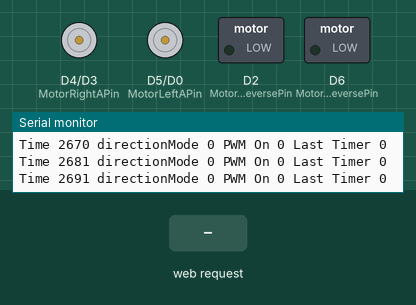
Recording of a sketch running on a simulated ESP8266 (NodeMCU). On the bench: motor-driver pin pairs drawn as motors (green arrow = first pin HIGH = forward, orange = second pin HIGH = backward, longer = more drive), switched loads named in the sketch (green lamp = pin HIGH), the last lines printed to the serial monitor. The inputs (shaded band) are chosen by the test bench. WiFi joins after 1.5 s; servers stay silent unless stated.

Above: at 2.7 s.
2.8 s: HTTP request GET /MOVE=REVERSE received
At 3.2 s:
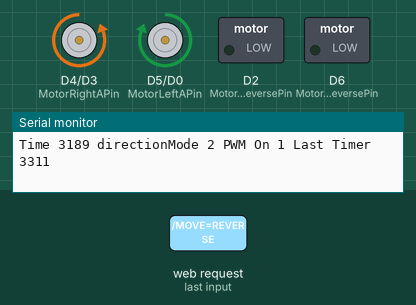
4.8 s: HTTP request GET /MOVE=LEFT received
At 5.2 s:
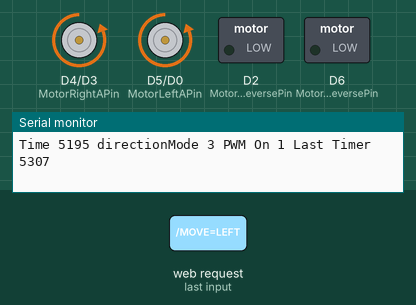
6.8 s: HTTP request GET /MOVE=RIGHT received
At 7.2 s:
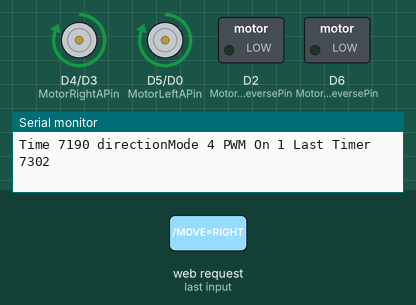
8.8 s: HTTP request GET /MOVE=FORWARD received
At 9.1 s:
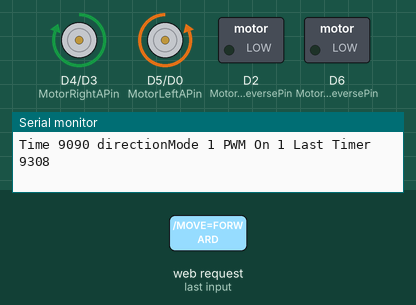
Timing chart, 0 to 11.8 s (numbered marks = the images above; inputs shaded):
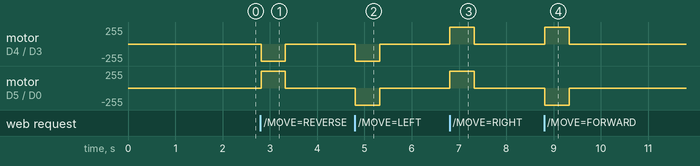

The sketch:

WEP-Cv2.ino
```cpp
#include <ESP8266WiFi.h>
#include <ESP8266mDNS.h>
#include <WiFiUdp.h>
#include <ArduinoOTA.h>

const char* ssid = "LAPTOP-QFJLVROC 8500"; // Wifi hotspot id
const char* password = "294Bb$03"; // Wifi hotspot password
int lastTimer =0;


const int MotorLeftReversePin = D2;
const int MotorRightReversePin = D6;
const int MotorLeftAPin = D5;
const int MotorLeftBPin = D0;
const int MotorRightAPin = D4;
const int MotorRightBPin = D3;

WiFiServer server(80);
int offFor = 500;
bool PWMOn = false;
int directionMode = 0;

void MotorLeftForward()
{
  digitalWrite(MotorLeftAPin, LOW);
  digitalWrite(MotorLeftBPin, HIGH);
}
void MotorLeftReverse()
{
  digitalWrite(MotorLeftAPin, HIGH);
  digitalWrite(MotorLeftBPin, LOW);
}
void MotorLeftStop()
{
  digitalWrite(MotorLeftAPin, LOW);
  digitalWrite(MotorLeftBPin, LOW);
}
void MotorRightForward()
{
  digitalWrite(MotorRightAPin, HIGH);
  digitalWrite(MotorRightBPin, LOW);
}
void MotorRightReverse()
{
  digitalWrite(MotorRightAPin, LOW);
  digitalWrite(MotorRightBPin, HIGH);
}
void MotorRightStop()
{
  digitalWrite(MotorRightAPin, LOW);
  digitalWrite(MotorRightBPin, LOW);
}

void MovementForward()
{
  MotorLeftForward();
  MotorRightForward();
}

void MovementReverse()
{
  MotorLeftReverse();
  MotorRightReverse();
}

void MovementTurnRight()
{
  MotorLeftReverse();
  MotorRightForward();
}
void MovementTurnLeft()
{
  MotorLeftForward();
  MotorRightReverse();
}

void MovementStop()
{
  MotorLeftStop();
  MotorRightStop();
}

void PWMControl() // Speed Control
{
  Serial.print("Time ");
  Serial.print(millis());
  Serial.print(" directionMode ");
  Serial.print(directionMode);
  Serial.print(" PWM On ");
  Serial.print(PWMOn);
  Serial.print(" Last Timer ");
  Serial.println(lastTimer);
  if(PWMOn)
  {
    if(directionMode == 0)
    {
      MovementStop();
    }
    else if(directionMode == 1)
    {
      MovementForward();
    }
    else if(directionMode == 2)
    {
      MovementReverse();
    }
    else if(directionMode == 3)
    {
      MovementTurnLeft();
    }
    else if(directionMode == 4)
    {
      MovementTurnRight();
    }
  }
  else
  {
    MovementStop();
  }

  if(lastTimer < millis())
  {
    //lastTimer = millis() + offFor;
    PWMOn = 0;
  }
}

void setup() {
  Serial.begin(115200);
  Serial.println("Booting");

  pinMode(MotorLeftAPin, OUTPUT);
  pinMode(MotorLeftBPin, OUTPUT);
  pinMode(MotorRightAPin, OUTPUT);
  pinMode(MotorRightBPin, OUTPUT);
  pinMode(MotorLeftReversePin, OUTPUT);
  pinMode(MotorRightReversePin, OUTPUT);


  WiFi.mode(WIFI_STA);
  WiFi.begin(ssid, password);
  while (WiFi.waitForConnectResult() != WL_CONNECTED) {
    Serial.println("Connection Failed! Rebooting...");
    delay(5000);
    ESP.restart();
  }

  // Port defaults to 8266
  // ArduinoOTA.setPort(8266);['''[''

  // Hostname defaults to esp8266-[ChipID]
  // ArduinoOTA.setHostname("myesp8266");

  // No authentication by default
  // ArduinoOTA.setPassword((const char *)"123");

  ArduinoOTA.onStart([]() {
    Serial.println("Start");
  });
  ArduinoOTA.onEnd([]() {
    Serial.println("\nEnd");
  });
  ArduinoOTA.onProgress([](unsigned int progress, unsigned int total) {
    Serial.printf("Progress: %u%%\r", (progress / (total / 100)));
  });
  ArduinoOTA.onError([](ota_error_t error) {
    Serial.printf("Error[%u]: ", error);
    if (error == OTA_AUTH_ERROR) Serial.println("Auth Failed");
    else if (error == OTA_BEGIN_ERROR) Serial.println("Begin Failed");
    else if (error == OTA_CONNECT_ERROR) Serial.println("Connect Failed");
    else if (error == OTA_RECEIVE_ERROR) Serial.println("Receive Failed");
    else if (error == OTA_END_ERROR) Serial.println("End Failed");
  });

// Start the server
  server.begin();
  Serial.println("Server started");

  ArduinoOTA.begin();
  Serial.println("Ready");
  Serial.print("IP address: ");
  Serial.println(WiFi.localIP());
}

void wifiServer()
{
  WiFiClient client = server.available();
  if (!client) {
    return;
  }
  MovementStop();
  Serial.println("new client");
  while (!client.available()) {
    delay(1);
  }


  // Read the first line of the request
  String request = client.readStringUntil('\r');
  // Read the next line?
  String requestValue = client.readStringUntil('\r');
  Serial.println(request);
  Serial.println(requestValue);
  client.flush();

  // Match the request


  if (request.indexOf("/MOVE=REVERSE") != -1) {
    //MovementReverse();
    directionMode =2;
  }
  if (request.indexOf("/MOVE=LEFT") != -1) {
    //MovementTurnLeft();
    directionMode =3;
  }
  if (request.indexOf("/MOVE=RIGHT") != -1) {
    //MovementTurnRight();
    directionMode = 4;
  }
  if (request.indexOf("/SPEED=100") != -1) {
    offFor = 100;
  }
  if (request.indexOf("/SPEED=500") != -1) {
    offFor = 500;
  }
  if (request.indexOf("/SPEED=1000") != -1) {
    offFor = 1000;
  }
  if (request.indexOf("/SPEED=2000") != -1) {
    offFor = 2000;
  }

  if (request.indexOf("/MOVE=FORWARD") != -1)
  {
    //MovementForward();
    directionMode = 1;
  }
  if (request.indexOf("/MOVE=STOP") != -1)
  {
    //MovementStop();
    directionMode = 0;
  }

  client.println("HTTP/1.1 200 OK");
  client.println("Content-Type: text/html");
  client.println(""); //  do not forget this one
  client.println("<!DOCTYPE HTML>");
  client.println("<html><font size=\"+12\">");
  //client.prin tln("<head><meta http-equiv=\"refresh\" content=\"1\"></head>");

  client.println("Click <a href=\"/MOVE=FORWARD\">here</a> Forward<br>");
  client.println("Click <a href=\"/MOVE=REVERSE\">here</a> Reverse<br>");
  client.println("Click <a href=\"/MOVE=STOP\">here</a> Stop<br>");

  client.println("Click <a href=\"/MOVE=LEFT\">here</a> Left<br>");
  client.println("Click <a href=\"/MOVE=RIGHT\">here</a> Right<br>");

  client.println("Click <a href=\"/SPEED=100\">here</a> 100<br>");
  client.println("Click <a href=\"/SPEED=500\">here</a> 500<br>");
  client.println("Click <a href=\"/SPEED=1000\">here</a> 1000<br>");
  client.println("Click <a href=\"/SPEED=2000\">here</a> 2000<br>");

client.println("<form action=\"/MOVE=FORWARD\">");
client.println("<input type=\"submit\" value=\"FORWARD\" />");
client.println("</form>");
client.println("<form action=\"/MOVE=STOP\">");
client.println("<input type=\"submit\" value=\"STOP\" />");
client.println("</form>");


  client.println("</font></html>");

  delay(1);
  Serial.println("Client disconnected");
  Serial.println("");
  MovementStop();
lastTimer = millis() + offFor;
PWMOn = 1;
}

void OTAHandler()
{
  ArduinoOTA.handle();
  delay(10);                  // delay to give the arduino time to move to the next operation.
}

void loop() {
  PWMControl();
  OTAHandler();
  wifiServer();
  yield();

}
```

Measured:
- after the input at 2.8 s, motor on D4 (MotorRightAPin) / D3 (MotorRightBPin): stopped → backward 255/255 at once, → stopped 0.51 s later; motor on D5 (MotorLeftAPin) / D0 (MotorLeftBPin): stopped → forward 255/255 at once, → stopped 0.51 s later
- after the input at 4.8 s, motor on D4 (MotorRightAPin) / D3 (MotorRightBPin), motor on D5 (MotorLeftAPin) / D0 (MotorLeftBPin): stopped → backward 255/255 at once, → stopped 0.51 s later
- after the input at 6.8 s, motor on D4 (MotorRightAPin) / D3 (MotorRightBPin), motor on D5 (MotorLeftAPin) / D0 (MotorLeftBPin): stopped → forward 255/255 at once, → stopped 0.51 s later
- after the input at 8.8 s, motor on D4 (MotorRightAPin) / D3 (MotorRightBPin): stopped → forward 255/255 at once, → stopped 0.51 s later; motor on D5 (MotorLeftAPin) / D0 (MotorLeftBPin): stopped → backward 255/255 at once, → stopped 0.51 s later
